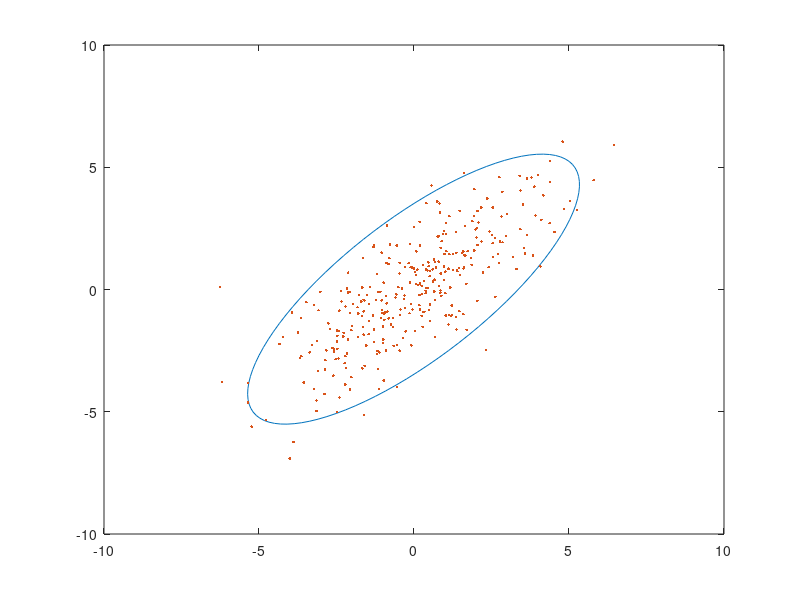

Write MATLAB code to recreate this figure. (Note: this script raises an error after producing the figure.)
clear all;
close all;

% Create some random data
s = [2 2];
x = randn(334,1);
y1 = normrnd(s(1).*x,1);
y2 = normrnd(s(2).*x,1);
data = [y1 y2];

% Calculate the eigenvectors and eigenvalues
%data = [data_x data_y];
covariance = cov(data);
[eigenvec, eigenval ] = eig(covariance);

% Get the index of the largest eigenvector
[largest_eigenvec_ind_c, r] = find(eigenval == max(max(eigenval)));
largest_eigenvec = eigenvec(:, largest_eigenvec_ind_c);

% Get the largest eigenvalue
largest_eigenval = max(max(eigenval));

% Get the smallest eigenvector and eigenvalue
if(largest_eigenvec_ind_c == 1)
    smallest_eigenval = max(eigenval(:,2));
    smallest_eigenvec = eigenvec(:,2);
else
    smallest_eigenval = max(eigenval(:,1));
    smallest_eigenvec = eigenvec(1,:);
end

% Calculate the angle between the x-axis and the largest eigenvector
angle = atan2(largest_eigenvec(2), largest_eigenvec(1));

% This angle is between -pi and pi.
% Let's shift it such that the angle is between 0 and 2pi
if(angle < 0)
    angle = angle + 2*pi;
end

% Get the coordinates of the data mean
avg = mean(data);

% Get the 95% confidence interval error ellipse
chisquare_val = 2.4477;
theta_grid = linspace(0,2*pi);
phi = angle;
X0=avg(1);
Y0=avg(2);
a=chisquare_val*sqrt(largest_eigenval);
b=chisquare_val*sqrt(smallest_eigenval);

% the ellipse in x and y coordinates 
ellipse_x_r  = a*cos( theta_grid );
ellipse_y_r  = b*sin( theta_grid );

%Define a rotation matrix
R = [ cos(phi) sin(phi); -sin(phi) cos(phi) ];

%let's rotate the ellipse to some angle phi
r_ellipse = [ellipse_x_r;ellipse_y_r]' * R;

% Draw the error ellipse
a = r_ellipse(:,1) + X0;
b = r_ellipse(:,2) + Y0;
plot(r_ellipse(:,1) + X0, r_ellipse(:,2) + Y0, '-')
hold on;

% Plot the original data
plot(data(:,1), data(:,2), '.');
mindata = min(min(data));
maxdata = max(max(data));
Xlim([mindata-3, maxdata+3]);
Ylim([mindata-3, maxdata+3]);
hold on;

% Plot the eigenvectors
quiver(X0, Y0, largest_eigenvec(1)*sqrt(largest_eigenval), largest_eigenvec(2)*sqrt(largest_eigenval), '-m', 'LineWidth',2);
quiver(X0, Y0, smallest_eigenvec(1)*sqrt(smallest_eigenval), smallest_eigenvec(2)*sqrt(smallest_eigenval), '-g', 'LineWidth',2);
hold on;

% Set the axis labels
hXLabel = xlabel('x');
hYLabel = ylabel('y');
